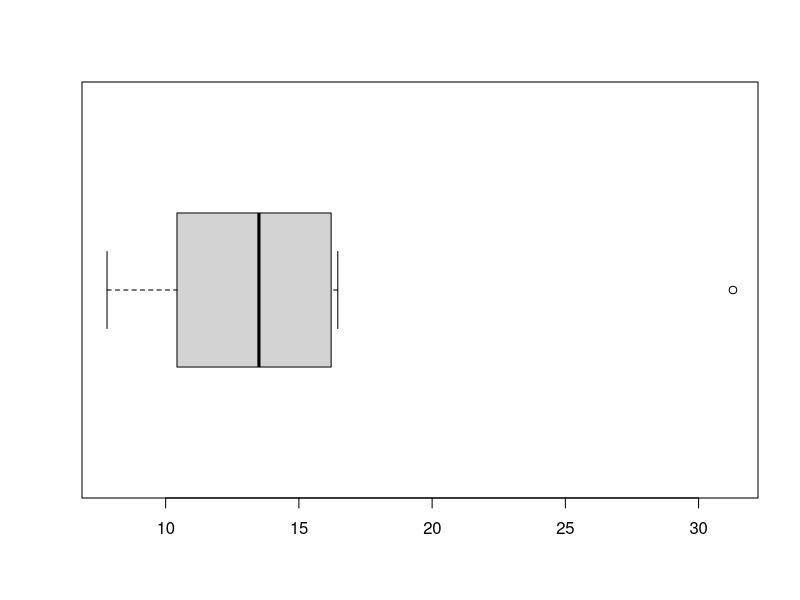
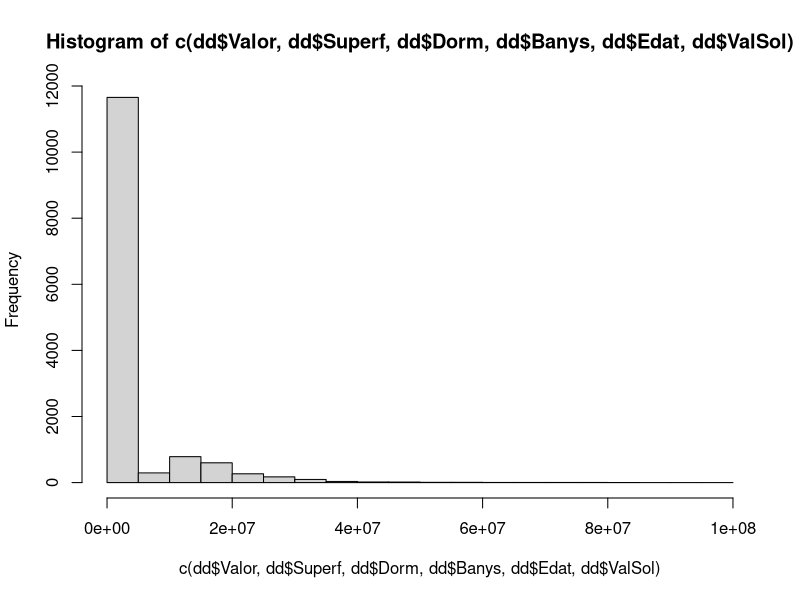
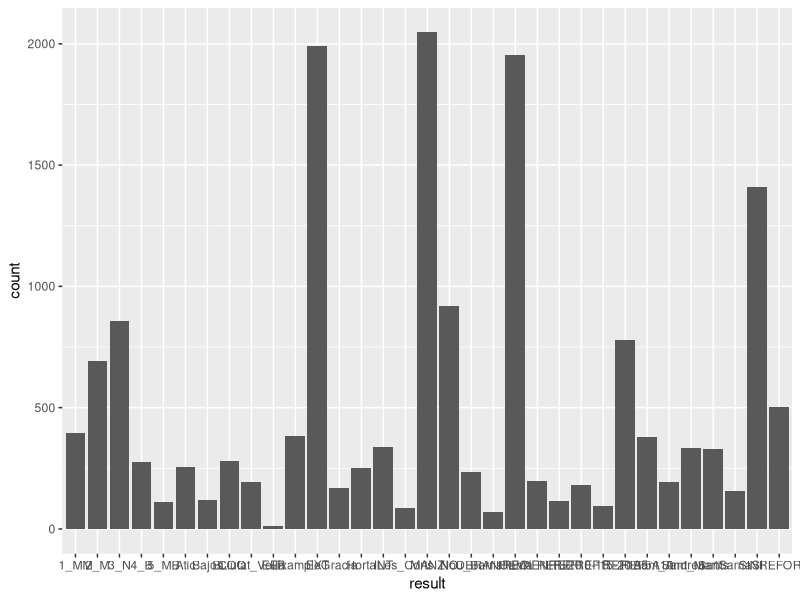
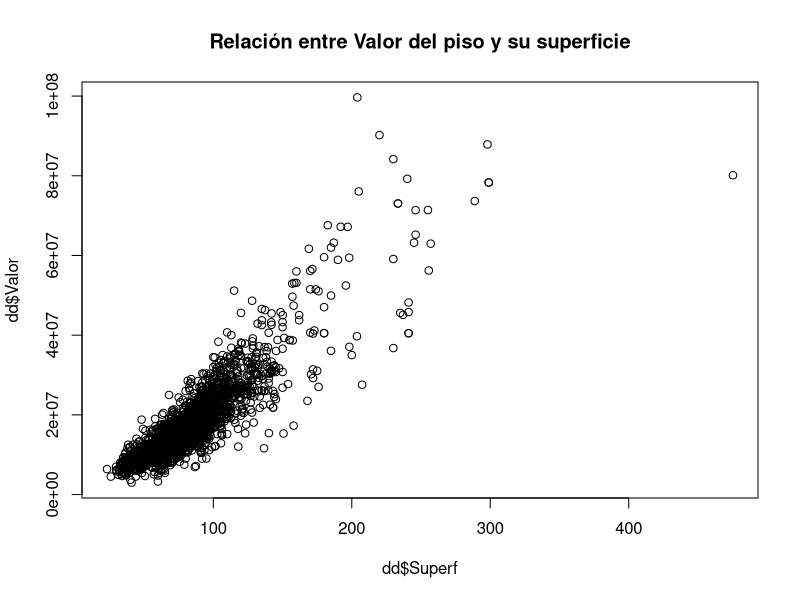

Write R code to recreate these figures, in order.
#1.1
precio <- c(7.80, 12.60, 15.96, 13.50, 8.25, 31.29, 16.46)
summary(precio)
Q1 <- summary(precio)[2]
Q3 <- summary(precio)[5]
iqr <- Q3 - Q1
cat("RI:" ,iqr)
boxplot(precio, horizontal = T)

#1.2
#Cuanto más grande sea el tamaño de la muestra, las estimaciones serán más precisas.
#La diversidad de valores independientes que tendremos.
#La media obtenida es más representativa de la población, ya que ha sido obtenida con valores aleatorios.

#1.3
#Tiempo que tardo en ir de mi casa al trabajo

#Fatores sistematicos: Distancia, velocidad
#Factores aleatorios: Accidentes, Atascos, averias

#1.4
#Podemos asegurar que se acerca a una distribución normal cuando, hay muchos factores
#independientes escogidos al azar y todos ellos con similar importancia.

#1.5
dd <- read.table("bcn_pisos.txt", header=TRUE)
summary(dd)
duplicated(dd)
dd2 <- dd[duplicated(dd), ]
dd2

#1.6
library(ggplot2) 
dd <- read.table("bcn_pisos.txt", header=TRUE)
hist(c(dd$Valor, dd$Superf, dd$Dorm, dd$Banys, dd$Edat, dd$ValSol))
df <- data.frame(result = c(dd$Estat, dd$Planta, dd$Dist, dd$Tipus, dd$Ascens, dd$ExtInt, dd$Reforma))
ggplot(df, aes(x=result)) + geom_bar()

#1.7
dd <- read.table("bcn_pisos.txt", header=TRUE)
steps <- dd[dd$Superf < 400, "Superf"]
summary(steps)

#1.8
dd <- read.table("bcn_pisos.txt", header=TRUE)
plot(dd$Valor~dd$Superf, main="Relación entre Valor del piso y su superficie")
cov(dd$Valor,dd$Superf)
cor(dd$Valor,dd$Superf)

#1.9
dd <- read.table("bcn_pisos.txt", header=TRUE)
oneway.test(dd$Valor~dd$Dist,var.equal=T)


#1.10
dd <- read.table("bcn_pisos.txt", header=TRUE)
chisq.test(dd$Dist,dd$Estat)

